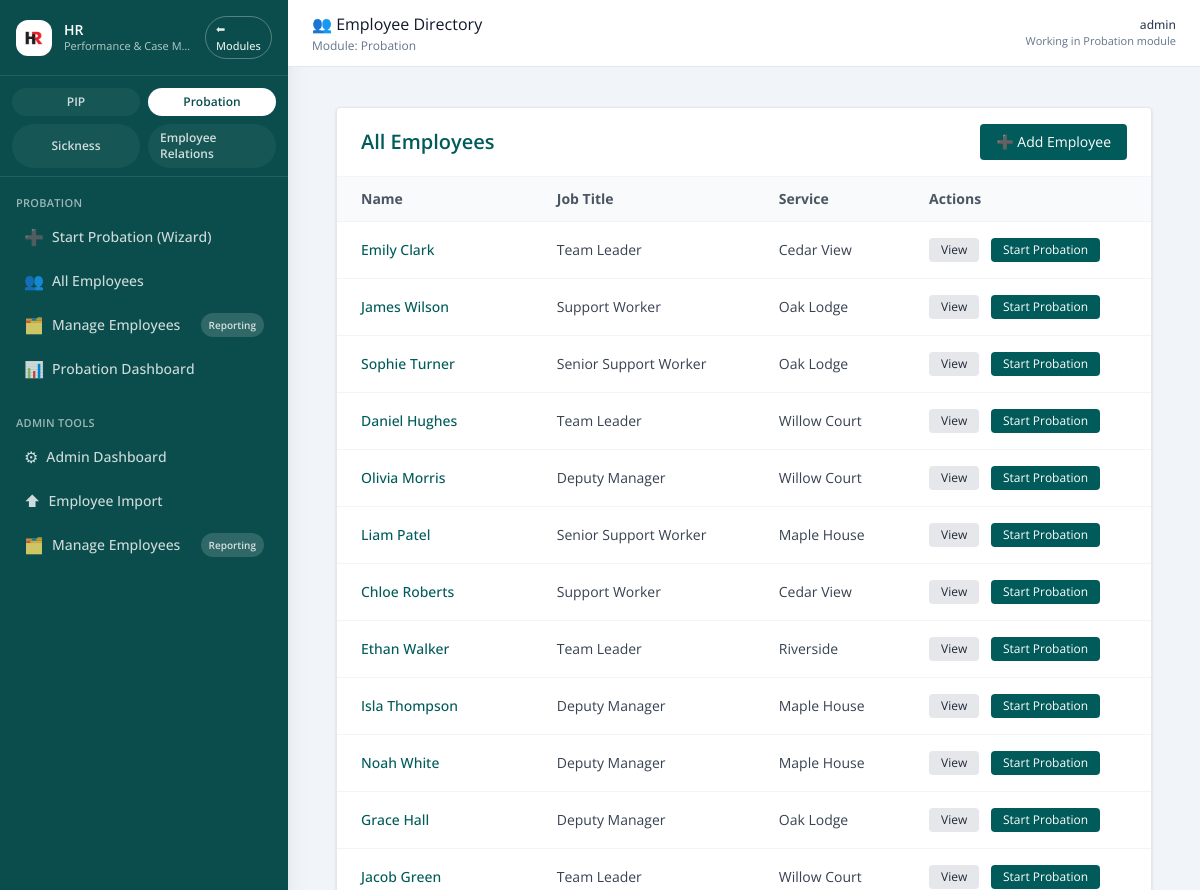
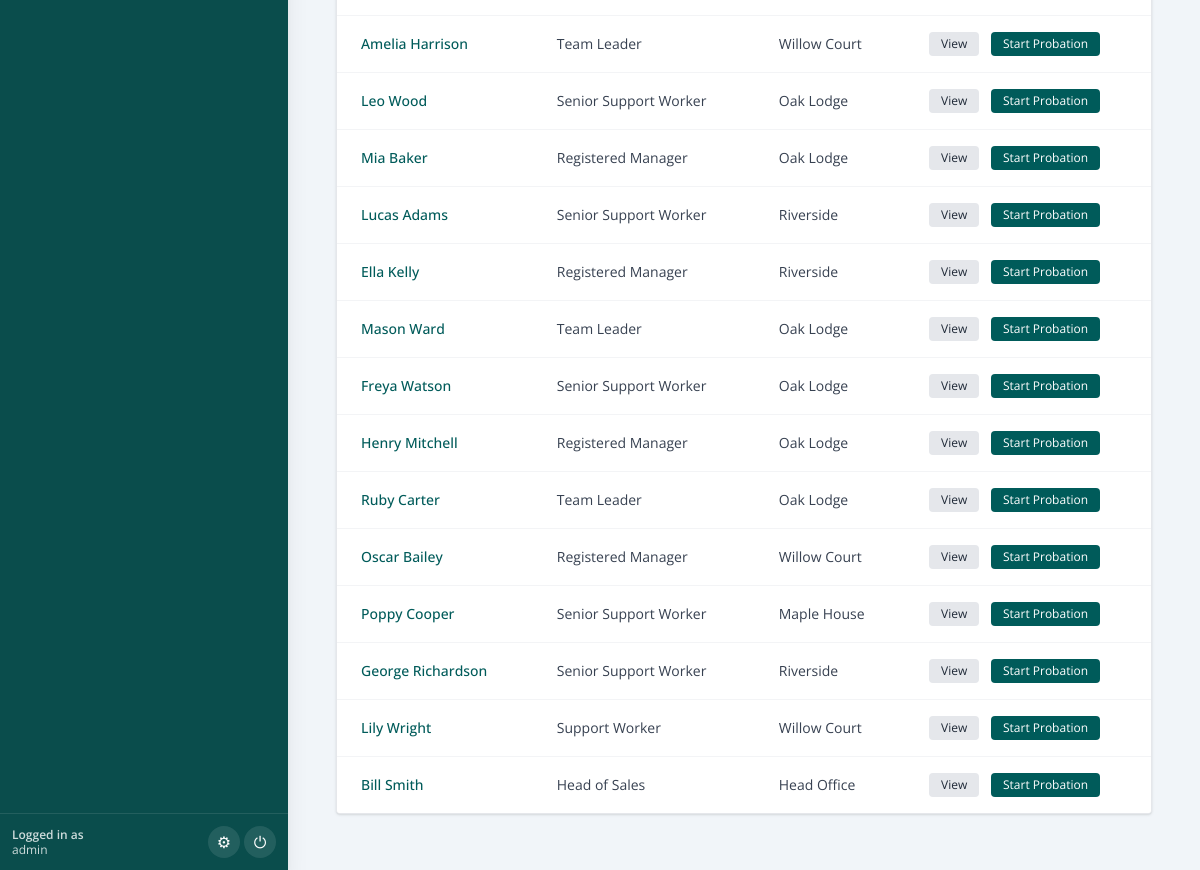
Page /probation/employees (signed in) on the committed database (2 pictures, top to bottom).
### pip_app/models.py (models this page shows, shortened)
class User(db.Model, UserMixin):
    id = db.Column(db.Integer, primary_key=True)
    username = db.Column(db.String(80), unique=True, nullable=False)
    email = db.Column(db.String(120), unique=True, nullable=False)
    password_hash = db.Column(db.String(200), nullable=False)
    admin_level = db.Column(db.Integer, default=0)  # 0 = line mgr, 1 = admin, 2 = superuser
    team_id = db.Column(db.Integer, nullable=True)
    def is_superuser(self):
        return self.admin_level == 2

class Employee(db.Model):
    id = db.Column(db.Integer, primary_key=True)
    first_name = db.Column(db.String(100))
    last_name = db.Column(db.String(100))
    job_title = db.Column(db.String(100))
    line_manager = db.Column(db.String(100))
    service = db.Column(db.String(100))
    start_date = db.Column(db.Date)
    team_id = db.Column(db.Integer)
    email = db.Column(db.String(120), nullable=True)
    employment_status = db.Column(db.String(20), nullable=False, default="Active")
    is_leaver = db.Column(db.Boolean, nullable=False, default=False)
    leaving_date = db.Column(db.Date, nullable=True)
    leaving_reason_category = db.Column(db.String(100), nullable=True)
    leaving_reason_detail = db.Column(db.Text, nullable=True)
    leaving_notes = db.Column(db.Text, nullable=True)
    marked_as_leaver_at = db.Column(db.DateTime, nullable=True)
    marked_as_leaver_by = db.Column(db.String(120), nullable=True)
    reactivated_at = db.Column(db.DateTime, nullable=True)
    reactivated_by = db.Column(db.String(120), nullable=True)
    pips = db.relationship("PIPRecord", back_populates="employee", lazy=True)

### old files/app - 050226.py (the view)
@app.route('/probation/employees')
@login_required
def probation_employee_list():
    session['active_module'] = 'Probation'
    employees = Employee.query.all()
    return render_template('probation_employee_list.html', employees=employees)

### templates/probation_employee_list.html (shortened to what this page needs)
{% extends "base.html" %}
{% block page_title %}👥 Employee Directory{% endblock %}
{% block content %}
<div class="max-w-6xl mx-auto p-6">
  <div class="bg-white rounded shadow border border-gray-200 overflow-hidden">
    <div class="px-6 py-4 border-b border-gray-100 flex justify-between items-center">
      <h1 class="text-xl font-semibold text-ellipse-teal">All Employees</h1>
      <a href="{{ url_for('add_employee') }}"
         class="text-sm bg-ellipse-teal hover:bg-ellipse-hover text-white px-4 py-2 rounded">
        ➕ Add Employee
      </a>
    </div>
    <div class="overflow-x-auto">
      <table class="min-w-full divide-y divide-gray-100 text-sm text-left">
        <thead class="bg-gray-50 text-gray-600 font-medium">
          <tr>
            <th class="px-6 py-3">Name</th>
            <th class="px-6 py-3">Job Title</th>
            <th class="px-6 py-3">Service</th>
            <th class="px-6 py-3">Actions</th>
          </tr>
        </thead>
        <tbody class="bg-white divide-y divide-gray-100">
          {% for emp in employees %}
          <tr class="hover:bg-gray-50 transition">
            <td class="px-6 py-4 font-medium text-ellipse-gray whitespace-nowrap">
              <a href="{{ url_for('employee_detail', employee_id=emp.id) }}"
                 class="text-ellipse-teal hover:underline">
                {{ emp.first_name }} {{ emp.last_name }}
              </a>
            </td>
            <td class="px-6 py-4 text-gray-700">{{ emp.job_title }}</td>
            <td class="px-6 py-4 text-gray-700">{{ emp.service }}</td>
            <td class="px-6 py-4 whitespace-nowrap">
              <a href="{{ url_for('employee_detail', employee_id=emp.id) }}"
                 class="inline-block text-xs bg-gray-200 hover:bg-gray-300 text-gray-800 px-3 py-1 rounded mr-2">
                View
              </a>
              <a href="{{ url_for('create_probation', employee_id=emp.id) }}"
                 class="inline-block text-xs bg-ellipse-teal hover:bg-ellipse-hover text-white px-3 py-1 rounded">
                Start Probation
              </a>
            </td>
          </tr>
          {% else %}
          <tr>
            <td colspan="4" class="text-center text-gray-400 py-6">No employees found.</td>
          </tr>
          {% endfor %}
        </tbody>
      </table>
    </div>
  </div>
</div>
{% endblock %}

### templates/base.html (shortened to what this page needs)
<!doctype html>
<html lang="en">
<head>
  <script src="https://cdn.tailwindcss.com"></script>
  <link rel="stylesheet" href="{{ url_for('static', filename='css/tokens.css') }}">
  <link rel="stylesheet" href="{{ url_for('static', filename='css/ui.css') }}">
</head>
<body class="bg-slate-100 text-slate-900">
{% set is_logged_in = current_user.is_authenticated if current_user is defined else False %}
{% set current_endpoint = request.endpoint or '' %}
{% set active_module = (active_module|default(None)) or session.get('active_module') %}
{% set layout = (layout|default('')) %}
{% set hide_sidebar = ((hide_sidebar if hide_sidebar is defined else False) or (not is_logged_in) or (layout == 'fullscreen')) %}
<div class="min-h-screen flex bg-slate-100">
  {% if is_logged_in and not hide_sidebar %}
    <aside class="flex flex-col w-72 bg-[#0a4d4c] text-white shadow-xl">
      <div class="px-4 py-4 border-b border-white/10 flex items-center justify-between gap-3">
        <div class="flex items-center gap-3 min-w-0">
          <div class="h-9 w-9 rounded-xl bg-white flex items-center justify-center shrink-0">
            <img src="{{ url_for('static', filename='images/logo.avif') }}"
                 alt="HR" class="h-8 w-8 rounded-lg object-cover">
          </div>
          <div class="min-w-0">
            <div class="text-sm font-semibold leading-tight truncate">HR</div>
            <div class="text-[11px] text-white/70 truncate">Performance &amp; Case Management</div>
          </div>
        </div>
        <a href="{{ url_for('main.home') }}"
           class="inline-flex items-center justify-center rounded-full border border-white/30 px-2.5 py-1 text-[11px] font-medium text-white/90 hover:bg-white/10">
          ⬅ Modules
        </a>
      </div>
      <div class="px-3 pt-3 pb-2 border-b border-white/10">
        <div class="grid grid-cols-2 gap-2">
          <a href="{{ url_for('dashboard') }}"
             class="inline-flex items-center justify-center gap-1.5 rounded-full px-3 py-1.5 text-[11px] font-semibold
                    {% if active_module == 'PIP' %}
                      bg-white text-[#0a4d4c]
                    {% else %}
                      bg-white/5 text-white/80 hover:bg-white/10
                    {% endif %}">
            <span class="text-xs">PIP</span>
          </a>
          <a href="{{ url_for('probation_dashboard') }}"
             class="inline-flex items-center justify-center gap-1.5 rounded-full px-3 py-1.5 text-[11px] font-semibold
                    {% if active_module == 'Probation' %}
                      bg-white text-[#0a4d4c]
                    {% else %}
                      bg-white/5 text-white/80 hover:bg-white/10
                    {% endif %}">
            <span class="text-xs">Probation</span>
          </a>
          <a href="{{ url_for('sickness_dashboard') }}"
             class="inline-flex items-center justify-center gap-1.5 rounded-full px-3 py-1.5 text-[11px] font-semibold
                    {% if active_module == 'Sickness' %}
                      bg-white text-[#0a4d4c]
                    {% else %}
                      bg-white/5 text-white/80 hover:bg-white/10
                    {% endif %}">
            <span class="text-xs">Sickness</span>
          </a>
          {% if current_user.is_superuser() %}
          <a href="{{ url_for('employee_relations.dashboard') }}"
             class="inline-flex items-center justify-center gap-1.5 rounded-full px-3 py-1.5 text-[11px] font-semibold
                    {% if active_module == 'Employee Relations' %}
                      bg-white text-[#0a4d4c]
                    {% else %}
                      bg-white/5 text-white/80 hover:bg-white/10
                    {% endif %}">
            <span class="text-xs">Employee Relations</span>
          </a>
          {% endif %}
        </div>
      </div>
      <nav class="flex-1 overflow-y-auto px-3 py-4 space-y-6 text-sm">
        {% if active_module == 'Probation' %}
          <div>
            <div class="px-1 text-[11px] font-semibold uppercase tracking-wide text-white/60 mb-1">
              Probation
            </div>
            <ul class="space-y-1">
              <li>
                <a href="{{ url_for('probation_create_wizard') }}"
                   class="flex items-center gap-2 rounded-xl px-3 py-2
                          {% if 'probation_create_wizard' in current_endpoint %}
                            bg-white text-[#0a4d4c]
                          {% else %}
                            text-white/80 hover:bg-white/10
                          {% endif %}">
                  <span class="text-base">➕</span>
                  <span class="text-sm font-medium">Start Probation (Wizard)</span>
                </a>
              </li>
              <li>
                <a href="{{ url_for('employee_list') }}"
                   class="flex items-center gap-2 rounded-xl px-3 py-2
                          {% if current_endpoint == 'employee_list' %}
                            bg-white text-[#0a4d4c]
                          {% else %}
                            text-white/80 hover:bg-white/10
                          {% endif %}">
                  <span class="text-base">👥</span>
                  <span class="text-sm font-medium">All Employees</span>
                </a>
              </li>
              <li>
                <a href="{{ url_for('manage_employee.index') }}"
                   class="flex items-center justify-between gap-2 rounded-xl px-3 py-2
                          {% if current_endpoint.startswith('manage_employee.') %}
                            bg-white text-[#0a4d4c]
                          {% else %}
                            text-white/80 hover:bg-white/10
                          {% endif %}">
                  <span class="flex items-center gap-2 min-w-0">
                    <span class="text-base">🗂️</span>
                    <span class="text-sm font-medium">Manage Employees</span>
                  </span>
                  <span class="rounded-full px-2 py-0.5 text-[10px] font-semibold
                               {% if current_endpoint == 'manage_employee.reporting' %}
                                 bg-[#0a4d4c] text-white
                               {% else %}
                                 bg-white/15 text-inherit
                               {% endif %}">
                    Reporting
                  </span>
                </a>
              </li>
              <li>
                <a href="{{ url_for('probation_dashboard') }}"
                   class="flex items-center gap-2 rounded-xl px-3 py-2
                          {% if current_endpoint == 'probation_dashboard' %}
                            bg-white text-[#0a4d4c]
                          {% else %}
                            text-white/80 hover:bg-white/10
                          {% endif %}">
                  <span class="text-base">📊</span>
                  <span class="text-sm font-medium">Probation Dashboard</span>
                </a>
              </li>
            </ul>
          </div>
        {% endif %}
        {% if current_user.is_superuser() %}
          <div>
            <div class="px-1 text-[11px] font-semibold uppercase tracking-wide text-white/60 mb-1">
              Admin Tools
            </div>
            <ul class="space-y-1">
              <li>
                <a href="{{ url_for('admin_dashboard') }}"
                   class="flex items-center gap-2 rounded-xl px-3 py-2
                          {% if current_endpoint == 'admin_dashboard' %}
                            bg-white text-[#0a4d4c]
                          {% else %}
                            text-white/80 hover:bg-white/10
                          {% endif %}">
                  <span class="text-base">⚙</span>
                  <span class="text-sm font-medium">Admin Dashboard</span>
                </a>
              </li>
              <li>
                <a href="{{ url_for('employee_import') }}"
                   class="flex items-center gap-2 rounded-xl px-3 py-2
                          {% if current_endpoint == 'employee_import' %}
                            bg-white text-[#0a4d4c]
                          {% else %}
                            text-white/80 hover:bg-white/10
                          {% endif %}">
                  <span class="text-base">⬆</span>
                  <span class="text-sm font-medium">Employee Import</span>
                </a>
              </li>
              <li>
                <a href="{{ url_for('manage_employee.index') }}"
                   class="flex items-center justify-between gap-2 rounded-xl px-3 py-2
                          {% if current_endpoint.startswith('manage_employee.') %}
                            bg-white text-[#0a4d4c]
                          {% else %}
                            text-white/80 hover:bg-white/10
                          {% endif %}">
                  <span class="flex items-center gap-2 min-w-0">
                    <span class="text-base">🗂️</span>
                    <span class="text-sm font-medium">Manage Employees</span>
                  </span>
                  <span class="rounded-full px-2 py-0.5 text-[10px] font-semibold
                               {% if current_endpoint == 'manage_employee.reporting' %}
                                 bg-[#0a4d4c] text-white
                               {% else %}
                                 bg-white/15 text-inherit
                               {% endif %}">
                    Reporting
                  </span>
                </a>
              </li>
            </ul>
          </div>
        {% endif %}
      </nav>
      <div class="px-3 py-3 border-t border-white/10">
        <div class="flex items-center justify-between gap-2">
          <div class="text-xs text-white/80 leading-tight min-w-0">
            <div class="font-semibold">Logged in as</div>
            <div class="truncate">{{ current_user.username }}</div>
          </div>
          <div class="flex items-center gap-1">
            {% if current_user.is_superuser() %}
              <a href="{{ url_for('admin_dashboard') }}"
                 class="inline-flex items-center justify-center rounded-full bg-white/10 hover:bg-white/20 h-8 w-8 text-base"
                 title="Admin Tools">
                ⚙
              </a>
            {% endif %}
            <form action="{{ url_for('auth.logout') }}" method="post">
              <button type="submit"
                      class="inline-flex items-center justify-center rounded-full bg-white/10 hover:bg-white/20 h-8 w-8 text-base"
                      title="Logout">
                ⏻
              </button>
            </form>
          </div>
        </div>
      </div>
    </aside>
  {% endif %}
  <div class="flex-1 flex flex-col min-w-0">
    <header class="w-full border-b border-slate-200 bg-white">
      <div class="px-4 sm:px-6 py-3 flex items-center justify-between gap-3">
        <div class="flex items-center gap-3">
          <div>
            {% block page_title %}{% endblock %}
            {% if is_logged_in and active_module %}
              <p class="text-xs text-slate-500 mt-0.5">
                Module: {{ active_module }}
              </p>
            {% endif %}
          </div>
        </div>
        {% if is_logged_in %}
          <div class="hidden md:flex items-center gap-4 text-xs text-slate-500">
            <div class="text-right">
              <div class="font-medium text-slate-700">{{ current_user.username }}</div>
              {% if active_module %}
                <div class="text-[11px] text-slate-500">Working in {{ active_module }} module</div>
              {% endif %}
            </div>
          </div>
        {% endif %}
      </div>
    </header>
    <div class="px-4 sm:px-6 pt-4">
    </div>
    <main class="flex-1 min-w-0 px-4 sm:px-6 pb-8">
      {% block content %}{% endblock %}
    </main>
  </div>
</div>
</body>
</html>

### rows in the picture
User: username "admin"
Employee: first_name "Emily", last_name "Clark", job_title "Team Leader", service "Cedar View"
Employee: first_name "James", last_name "Wilson", job_title "Support Worker", service "Oak Lodge"
Employee: first_name "Sophie", last_name "Turner", job_title "Senior Support Worker", service "Oak Lodge"
Employee: first_name "Daniel", last_name "Hughes", job_title "Team Leader", service "Willow Court"
Employee: first_name "Olivia", last_name "Morris", job_title "Deputy Manager", service "Willow Court"
Employee: first_name "Liam", last_name "Patel", job_title "Senior Support Worker", service "Maple House"
Employee: first_name "Chloe", last_name "Roberts", job_title "Support Worker", service "Cedar View"
Employee: first_name "Ethan", last_name "Walker", job_title "Team Leader", service "Riverside"
Employee: first_name "Isla", last_name "Thompson", job_title "Deputy Manager", service "Maple House"
Employee: first_name "Noah", last_name "White", job_title "Deputy Manager", service "Maple House"
Employee: first_name "Grace", last_name "Hall", job_title "Deputy Manager", service "Oak Lodge"
Employee: first_name "Jacob", last_name "Green", job_title "Team Leader", service "Willow Court"
Employee: first_name "Amelia", last_name "Harrison", job_title "Team Leader", service "Willow Court"
Employee: first_name "Leo", last_name "Wood", job_title "Senior Support Worker", service "Oak Lodge"
Employee: first_name "Mia", last_name "Baker", job_title "Registered Manager", service "Oak Lodge"
Employee: first_name "Lucas", last_name "Adams", job_title "Senior Support Worker", service "Riverside"
Employee: first_name "Ella", last_name "Kelly", job_title "Registered Manager", service "Riverside"
Employee: first_name "Mason", last_name "Ward", job_title "Team Leader", service "Oak Lodge"
Employee: first_name "Freya", last_name "Watson", job_title "Senior Support Worker", service "Oak Lodge"
Employee: first_name "Henry", last_name "Mitchell", job_title "Registered Manager", service "Oak Lodge"
Employee: first_name "Ruby", last_name "Carter", job_title "Team Leader", service "Oak Lodge"
Employee: first_name "Oscar", last_name "Bailey", job_title "Registered Manager", service "Willow Court"
Employee: first_name "Poppy", last_name "Cooper", job_title "Senior Support Worker", service "Maple House"
Employee: first_name "George", last_name "Richardson", job_title "Senior Support Worker", service "Riverside"
Employee: first_name "Lily", last_name "Wright", job_title "Support Worker", service "Willow Court"
Employee: first_name "Bill", last_name "Smith", job_title "Head of Sales", service "Head Office"

### other values in the picture
{{ active_module }} "Probation"
